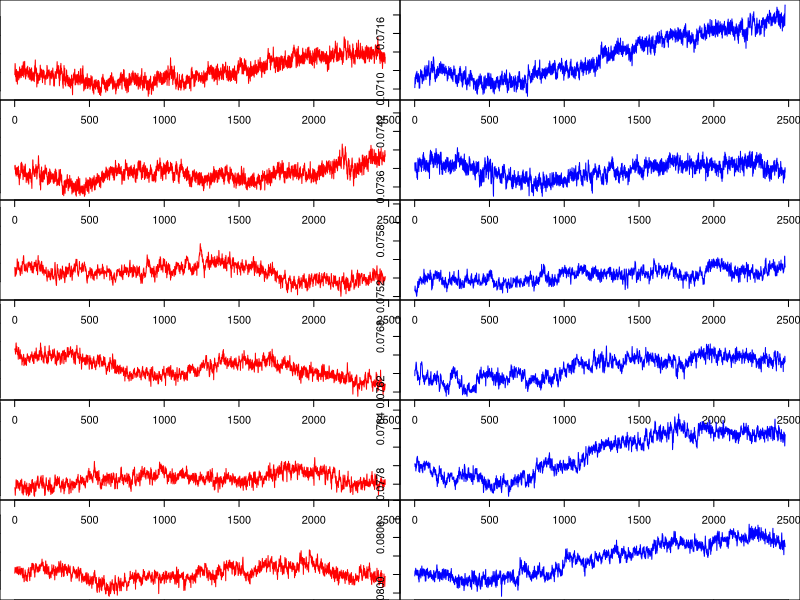

The R script that drew this image:
o1 <- read.csv("open1.csv", col.names = c('magic', 'loffp', 'loffn', 'g1', 'g2', 'g3', 'g4', 'i1', 'i2', 'i3', 'i4', 'i5', 'i6', 'i7', 'i8'))
o2 <- read.csv("open2.csv", col.names = c('magic', 'loffp', 'loffn', 'g1', 'g2', 'g3', 'g4', 'i1', 'i2', 'i3', 'i4', 'i5', 'i6', 'i7', 'i8'))
o3 <- read.csv("open3.csv", col.names = c('magic', 'loffp', 'loffn', 'g1', 'g2', 'g3', 'g4', 'i1', 'i2', 'i3', 'i4', 'i5', 'i6', 'i7', 'i8'))
o4 <- read.csv("open4.csv", col.names = c('magic', 'loffp', 'loffn', 'g1', 'g2', 'g3', 'g4', 'i1', 'i2', 'i3', 'i4', 'i5', 'i6', 'i7', 'i8'))
o5 <- read.csv("open5.csv", col.names = c('magic', 'loffp', 'loffn', 'g1', 'g2', 'g3', 'g4', 'i1', 'i2', 'i3', 'i4', 'i5', 'i6', 'i7', 'i8'))
o6 <- read.csv("open6.csv", col.names = c('magic', 'loffp', 'loffn', 'g1', 'g2', 'g3', 'g4', 'i1', 'i2', 'i3', 'i4', 'i5', 'i6', 'i7', 'i8'))
c1 <- read.csv("closed1.csv", col.names = c('magic', 'loffp', 'loffn', 'g1', 'g2', 'g3', 'g4', 'i1', 'i2', 'i3', 'i4', 'i5', 'i6', 'i7', 'i8'))
c2 <- read.csv("closed2.csv", col.names = c('magic', 'loffp', 'loffn', 'g1', 'g2', 'g3', 'g4', 'i1', 'i2', 'i3', 'i4', 'i5', 'i6', 'i7', 'i8'))
c3 <- read.csv("closed3.csv", col.names = c('magic', 'loffp', 'loffn', 'g1', 'g2', 'g3', 'g4', 'i1', 'i2', 'i3', 'i4', 'i5', 'i6', 'i7', 'i8'))
c4 <- read.csv("closed4.csv", col.names = c('magic', 'loffp', 'loffn', 'g1', 'g2', 'g3', 'g4', 'i1', 'i2', 'i3', 'i4', 'i5', 'i6', 'i7', 'i8'))
c5 <- read.csv("closed5.csv", col.names = c('magic', 'loffp', 'loffn', 'g1', 'g2', 'g3', 'g4', 'i1', 'i2', 'i3', 'i4', 'i5', 'i6', 'i7', 'i8'))
c6 <- read.csv("closed6.csv", col.names = c('magic', 'loffp', 'loffn', 'g1', 'g2', 'g3', 'g4', 'i1', 'i2', 'i3', 'i4', 'i5', 'i6', 'i7', 'i8'))

par(mfcol=c(6,2), mar=c(0,0,0,0))
plot(o1$i1, type='l', col='red', ylim=c(min(o1$i1),min(o1$i1)+0.001))
plot(o2$i1, type='l', col='red', ylim=c(min(o2$i1),min(o2$i1)+0.001))
plot(o3$i1, type='l', col='red', ylim=c(min(o3$i1),min(o3$i1)+0.001))
plot(o4$i1, type='l', col='red', ylim=c(min(o4$i1),min(o4$i1)+0.001))
plot(o5$i1, type='l', col='red', ylim=c(min(o5$i1),min(o5$i1)+0.001))
plot(o6$i1, type='l', col='red', ylim=c(min(o6$i1),min(o6$i1)+0.001))
plot(c1$i1, type='l', col='blue', ylim=c(min(c1$i1),min(c1$i1)+0.001))
plot(c2$i1, type='l', col='blue', ylim=c(min(c2$i1),min(c2$i1)+0.001))
plot(c3$i1, type='l', col='blue', ylim=c(min(c3$i1),min(c3$i1)+0.001))
plot(c4$i1, type='l', col='blue', ylim=c(min(c4$i1),min(c4$i1)+0.001))
plot(c5$i1, type='l', col='blue', ylim=c(min(c5$i1),min(c5$i1)+0.001))
plot(c6$i1, type='l', col='blue', ylim=c(min(c6$i1),min(c6$i1)+0.001))

